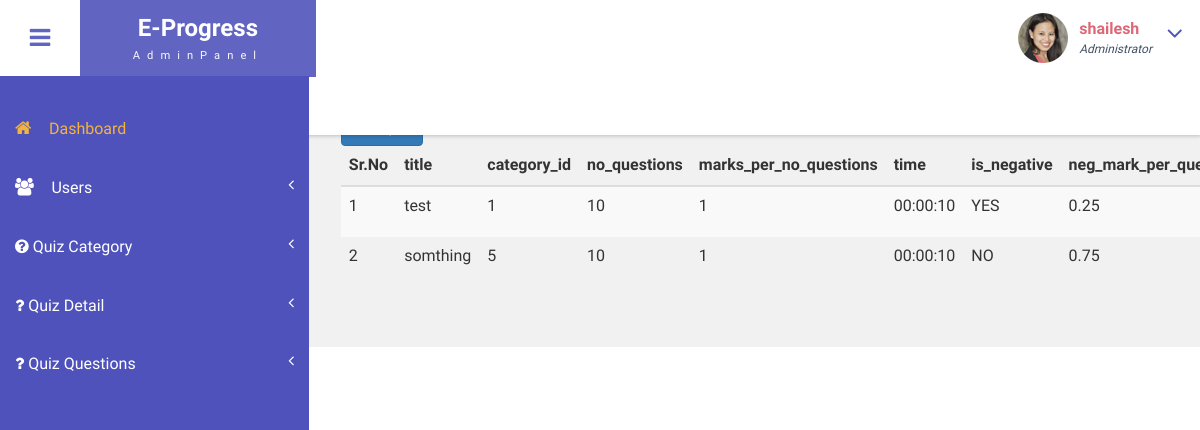
Page /viewquizpage (signed in) on the committed database.
### tables this page shows
CREATE TABLE `quiz` (
  `id` int(11) NOT NULL,
  `title` varchar(255) NOT NULL,
  `category_id` varchar(255) NOT NULL,
  `no_questions` int(11) NOT NULL,
  `marks_per_no_questions` int(11) NOT NULL,
  `time` time NOT NULL,
  `is_negative` varchar(10) NOT NULL,
  `neg_mark_per_que` float NOT NULL,
  `description` varchar(255) NOT NULL,
  `create at` timestamp NOT NULL DEFAULT current_timestamp(),
  `update at` timestamp NOT NULL DEFAULT current_timestamp(),
  `status` tinyint(1) NOT NULL DEFAULT 0
);

### index.php (called while the page is built)
<?php
require_once("Controller/Controller.php");
?>

### Model/Model.php (called while the page is built, shortened)
<?php
class Model
{
    function __construct(protected $connection = null)
    {
        try {
            $this->connection = new mysqli("localhost", "root", "", "project_oes");
        } catch (\Exception $e) {
            $ErrorMsg = PHP_EOL . "Error Date Time >>> " . date('d-m-Y h:i:s A') . PHP_EOL . "Error Msg >>> " . $e->getMessage() . PHP_EOL;
            if (!file_exists('log')) {
                mkdir("log");
            }
            $FileName = date('d_m_Y');
            file_put_contents("log/" . $FileName . "_log.txt", $ErrorMsg, FILE_APPEND);
        }
    }
    function Select($tbl, $where = null)
    {
        $SQL = " SELECT * FROM $tbl";
        $SQLEx = $this->connection->query($SQL);
        if ($SQLEx->num_rows > 0) {
            while ($data = $SQLEx->fetch_object()) {
                $FetchData[] = $data;
            }
            $Responce['Code'] = "1";
            $Responce['Msg'] = "Msg";
            $Responce['Data'] = $FetchData;
        } else {
            $Responce['Code'] = "0";
            $Responce['Msg'] = "Try Again";
            $Responce['Data'] = "0";
        }
        return $Responce;
    }
}
?>

### View/Admin/quiz/quizpage/viewquizpage.php (the view, shortened to what this page needs)
<div id="page-wrapper">
    <div class="main-page">
        <a href="addquiz" class="btn btn-primary">Add Quiz</a>
        <table class="table table-striped table-dark">
            <thead>
                <tr>
                    <th>Sr.No</th>
                    <th>title</th>
                    <th>category_id</th>
                    <th>no_questions</th>
                    <th>marks_per_no_questions</th>
                    <th>time</th>
                    <th>is_negative</th>
                    <th>neg_mark_per_que</th>
                </tr>
            </thead>
            <tbody>
                <?php
                if (!empty($Viewquizpage['Data'])) {
                    $i = 0;
                    foreach ($Viewquizpage['Data'] as $key => $value) {
                        $i++; ?>
                        <tr>
                            <td><?php echo $i; ?></td>
                            <td><?php echo $value->title; ?></td>
                            <td><?php echo $value->category_id; ?></td>
                            <td><?php echo $value->no_questions; ?></td>
                            <td><?php echo $value->marks_per_no_questions; ?></td>
                            <td><?php echo $value->time; ?></td>
                            <td><?php echo $value->is_negative; ?></td>
                            <td><?php echo $value->neg_mark_per_que; ?></td>
                        </tr>
                    <?php }
                } else { ?>
                    <tr>
                        <td colspan="9" class="text-center">NO DATA FOUND </td>
                    </tr>
                <?php  }
                ?>
            </tbody>
        </table>
    </div>
</div>

### Public/Admin/css/style.css (style rules this page uses)
html, body { font-family: 'Roboto Condensed', sans-serif; font-size: 100%; overflow-x: hidden; background: #fff; }
body a { transition: 0.5s all ease; -webkit-transition: 0.5s all ease; -moz-transition: 0.5s all ease; -o-transition: 0.5s all ease; -ms-transition: 0.5s all ease; text-decoration:none; }
.cbp-spmenu-push { overflow-x: hidden; position: relative; }
.cbp-spmenu, .cbp-spmenu-push { -webkit-transition: all 0.3s ease; -moz-transition: all 0.3s ease; transition: all 0.3s ease; }
.cbp-spmenu-push div#page-wrapper { margin: 0 0 0 19.3em; transition:.5s all; -webkit-transition:.5s all; -moz-transition:.5s all; }
.table > thead > tr > th, .table > tbody > tr > th, .table > tfoot > tr > th, .table > thead > tr > td, .table > tbody > tr > td, .table > tfoot > tr > td { border-top: none; }

### Public/Admin/css/custom.css (style rules this page uses)
#page-wrapper { padding:7em 2em 2.5em; background-color: #F1F1F1; }

### rows in the picture
quiz: title "test", category "1", no_questions "10", marks_per_no_questions "1", time "00:00:10", is_negative "YES", neg_mark_per_que "0.25"
quiz: title "somthing", category "5", no_questions "10", marks_per_no_questions "1", time "00:00:10", is_negative "NO", neg_mark_per_que "0.75"

### other values in the picture
$_SESSION['Userdata'][0]->name "shailesh"
